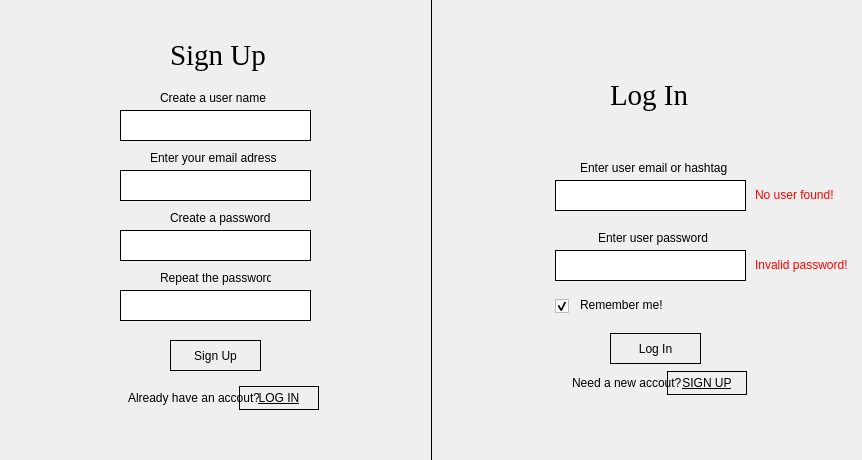
<?xml version="1.0" encoding="UTF-8"?>
<ui version="4.0">
 <class>Login</class>
 <widget class="QMainWindow" name="Login">
  <property name="geometry">
   <rect>
    <x>0</x>
    <y>0</y>
    <width>862</width>
    <height>460</height>
   </rect>
  </property>
  <property name="sizePolicy">
   <sizepolicy hsizetype="Fixed" vsizetype="Fixed">
    <horstretch>0</horstretch>
    <verstretch>0</verstretch>
   </sizepolicy>
  </property>
  <property name="minimumSize">
   <size>
    <width>862</width>
    <height>460</height>
   </size>
  </property>
  <property name="maximumSize">
   <size>
    <width>862</width>
    <height>460</height>
   </size>
  </property>
  <property name="font">
   <font>
    <pointsize>11</pointsize>
   </font>
  </property>
  <property name="windowTitle">
   <string>Login</string>
  </property>
  <property name="windowIcon">
   <iconset resource="res.qrc">
    <normaloff>:/new/img/resources/icon.jpg</normaloff>:/new/img/resources/icon.jpg</iconset>
  </property>
  <property name="styleSheet">
   <string notr="true">QPushButton { border: 1px solid black }
QPushButton :hover { border: 1px solid green }
QLineEdit { border: 1px solid black }</string>
  </property>
  <widget class="QWidget" name="centralwidget">
   <widget class="QPushButton" name="loginButton">
    <property name="geometry">
     <rect>
      <x>610</x>
      <y>333</y>
      <width>91</width>
      <height>31</height>
     </rect>
    </property>
    <property name="cursor">
     <cursorShape>PointingHandCursor</cursorShape>
    </property>
    <property name="text">
     <string>Log In</string>
    </property>
   </widget>
   <widget class="QLineEdit" name="user_name">
    <property name="geometry">
     <rect>
      <x>555</x>
      <y>180</y>
      <width>191</width>
      <height>31</height>
     </rect>
    </property>
    <property name="font">
     <font>
      <pointsize>11</pointsize>
     </font>
    </property>
    <property name="text">
     <string/>
    </property>
   </widget>
   <widget class="QLabel" name="userNameLabel">
    <property name="geometry">
     <rect>
      <x>580</x>
      <y>160</y>
      <width>151</width>
      <height>16</height>
     </rect>
    </property>
    <property name="text">
     <string>Enter user email or hashtag</string>
    </property>
   </widget>
   <widget class="QLineEdit" name="user_password">
    <property name="geometry">
     <rect>
      <x>555</x>
      <y>250</y>
      <width>191</width>
      <height>31</height>
     </rect>
    </property>
    <property name="font">
     <font>
      <pointsize>11</pointsize>
     </font>
    </property>
   </widget>
   <widget class="QLabel" name="userPassLabel">
    <property name="geometry">
     <rect>
      <x>598</x>
      <y>230</y>
      <width>111</width>
      <height>16</height>
     </rect>
    </property>
    <property name="text">
     <string>Enter user password</string>
    </property>
   </widget>
   <widget class="QLabel" name="no_user_found">
    <property name="geometry">
     <rect>
      <x>755</x>
      <y>187</y>
      <width>81</width>
      <height>16</height>
     </rect>
    </property>
    <property name="styleSheet">
     <string notr="true">color: red</string>
    </property>
    <property name="text">
     <string>No user found!</string>
    </property>
   </widget>
   <widget class="QLabel" name="invalid_password">
    <property name="geometry">
     <rect>
      <x>755</x>
      <y>257</y>
      <width>101</width>
      <height>16</height>
     </rect>
    </property>
    <property name="styleSheet">
     <string notr="true">color: red</string>
    </property>
    <property name="text">
     <string>Invalid password!</string>
    </property>
   </widget>
   <widget class="QCheckBox" name="rememberMe">
    <property name="geometry">
     <rect>
      <x>555</x>
      <y>299</y>
      <width>14</width>
      <height>14</height>
     </rect>
    </property>
    <property name="cursor">
     <cursorShape>PointingHandCursor</cursorShape>
    </property>
    <property name="text">
     <string/>
    </property>
    <property name="checked">
     <bool>true</bool>
    </property>
   </widget>
   <widget class="QLabel" name="remerberLabel">
    <property name="geometry">
     <rect>
      <x>580</x>
      <y>297</y>
      <width>91</width>
      <height>16</height>
     </rect>
    </property>
    <property name="text">
     <string>Remember me!</string>
    </property>
   </widget>
   <widget class="QLabel" name="backgroundLabel">
    <property name="geometry">
     <rect>
      <x>0</x>
      <y>0</y>
      <width>431</width>
      <height>460</height>
     </rect>
    </property>
    <property name="autoFillBackground">
     <bool>true</bool>
    </property>
    <property name="styleSheet">
     <string notr="true"/>
    </property>
    <property name="text">
     <string/>
    </property>
    <property name="pixmap">
     <pixmap resource="res.qrc">:/new/img/resources/BackgroundWithLogo.jpg</pixmap>
    </property>
    <property name="scaledContents">
     <bool>true</bool>
    </property>
   </widget>
   <widget class="QLabel" name="LogInLabel">
    <property name="geometry">
     <rect>
      <x>610</x>
      <y>70</y>
      <width>81</width>
      <height>51</height>
     </rect>
    </property>
    <property name="font">
     <font>
      <family>Times New Roman</family>
      <pointsize>22</pointsize>
     </font>
    </property>
    <property name="text">
     <string>Log In</string>
    </property>
   </widget>
   <widget class="QLabel" name="goToSignupLabel">
    <property name="geometry">
     <rect>
      <x>572</x>
      <y>375</y>
      <width>111</width>
      <height>16</height>
     </rect>
    </property>
    <property name="text">
     <string>Need a new accout?</string>
    </property>
   </widget>
   <widget class="QPushButton" name="GoSignUpButton">
    <property name="geometry">
     <rect>
      <x>667</x>
      <y>371</y>
      <width>80</width>
      <height>24</height>
     </rect>
    </property>
    <property name="font">
     <font>
      <underline>true</underline>
     </font>
    </property>
    <property name="cursor">
     <cursorShape>PointingHandCursor</cursorShape>
    </property>
    <property name="text">
     <string>SIGN UP</string>
    </property>
   </widget>
   <widget class="Line" name="line">
    <property name="geometry">
     <rect>
      <x>431</x>
      <y>-9</y>
      <width>1</width>
      <height>481</height>
     </rect>
    </property>
    <property name="styleSheet">
     <string notr="true">border: 0.5px solid black;</string>
    </property>
    <property name="orientation">
     <enum>Qt::Vertical</enum>
    </property>
   </widget>
   <widget class="QLineEdit" name="sign_username">
    <property name="geometry">
     <rect>
      <x>120</x>
      <y>110</y>
      <width>191</width>
      <height>31</height>
     </rect>
    </property>
    <property name="font">
     <font>
      <pointsize>11</pointsize>
     </font>
    </property>
    <property name="text">
     <string/>
    </property>
   </widget>
   <widget class="QLineEdit" name="sign_user_email">
    <property name="geometry">
     <rect>
      <x>120</x>
      <y>170</y>
      <width>191</width>
      <height>31</height>
     </rect>
    </property>
    <property name="font">
     <font>
      <pointsize>11</pointsize>
     </font>
    </property>
    <property name="text">
     <string/>
    </property>
   </widget>
   <widget class="QLineEdit" name="sign_user_pass1">
    <property name="geometry">
     <rect>
      <x>120</x>
      <y>230</y>
      <width>191</width>
      <height>31</height>
     </rect>
    </property>
    <property name="font">
     <font>
      <pointsize>11</pointsize>
     </font>
    </property>
   </widget>
   <widget class="QLineEdit" name="sign_user_pass2">
    <property name="geometry">
     <rect>
      <x>120</x>
      <y>290</y>
      <width>191</width>
      <height>31</height>
     </rect>
    </property>
    <property name="font">
     <font>
      <pointsize>11</pointsize>
     </font>
    </property>
   </widget>
   <widget class="QPushButton" name="SignUp">
    <property name="geometry">
     <rect>
      <x>170</x>
      <y>340</y>
      <width>91</width>
      <height>31</height>
     </rect>
    </property>
    <property name="cursor">
     <cursorShape>PointingHandCursor</cursorShape>
    </property>
    <property name="text">
     <string>Sign Up</string>
    </property>
   </widget>
   <widget class="QPushButton" name="GoLogInButton">
    <property name="geometry">
     <rect>
      <x>239</x>
      <y>386</y>
      <width>80</width>
      <height>24</height>
     </rect>
    </property>
    <property name="font">
     <font>
      <underline>true</underline>
     </font>
    </property>
    <property name="cursor">
     <cursorShape>PointingHandCursor</cursorShape>
    </property>
    <property name="text">
     <string>LOG IN</string>
    </property>
   </widget>
   <widget class="QLabel" name="alrRegister">
    <property name="geometry">
     <rect>
      <x>128</x>
      <y>390</y>
      <width>131</width>
      <height>16</height>
     </rect>
    </property>
    <property name="text">
     <string>Already have an accout?</string>
    </property>
   </widget>
   <widget class="QLabel" name="sign_name_label">
    <property name="geometry">
     <rect>
      <x>160</x>
      <y>90</y>
      <width>141</width>
      <height>16</height>
     </rect>
    </property>
    <property name="text">
     <string>Create a user name</string>
    </property>
   </widget>
   <widget class="QLabel" name="SignUpLabel">
    <property name="geometry">
     <rect>
      <x>170</x>
      <y>30</y>
      <width>101</width>
      <height>51</height>
     </rect>
    </property>
    <property name="font">
     <font>
      <family>Times New Roman</family>
      <pointsize>22</pointsize>
     </font>
    </property>
    <property name="text">
     <string>Sign Up</string>
    </property>
   </widget>
   <widget class="QLabel" name="sign_email_label">
    <property name="geometry">
     <rect>
      <x>150</x>
      <y>150</y>
      <width>151</width>
      <height>16</height>
     </rect>
    </property>
    <property name="text">
     <string>Enter your email adress</string>
    </property>
   </widget>
   <widget class="QLabel" name="sign_pass_label1">
    <property name="geometry">
     <rect>
      <x>170</x>
      <y>210</y>
      <width>101</width>
      <height>16</height>
     </rect>
    </property>
    <property name="text">
     <string>Create a password</string>
    </property>
   </widget>
   <widget class="QLabel" name="sign_pass_label2">
    <property name="geometry">
     <rect>
      <x>160</x>
      <y>270</y>
      <width>111</width>
      <height>16</height>
     </rect>
    </property>
    <property name="text">
     <string>Repeat the password</string>
    </property>
   </widget>
  </widget>
 </widget>
 <resources>
  <include location="res.qrc"/>
 </resources>
 <connections/>
</ui>
